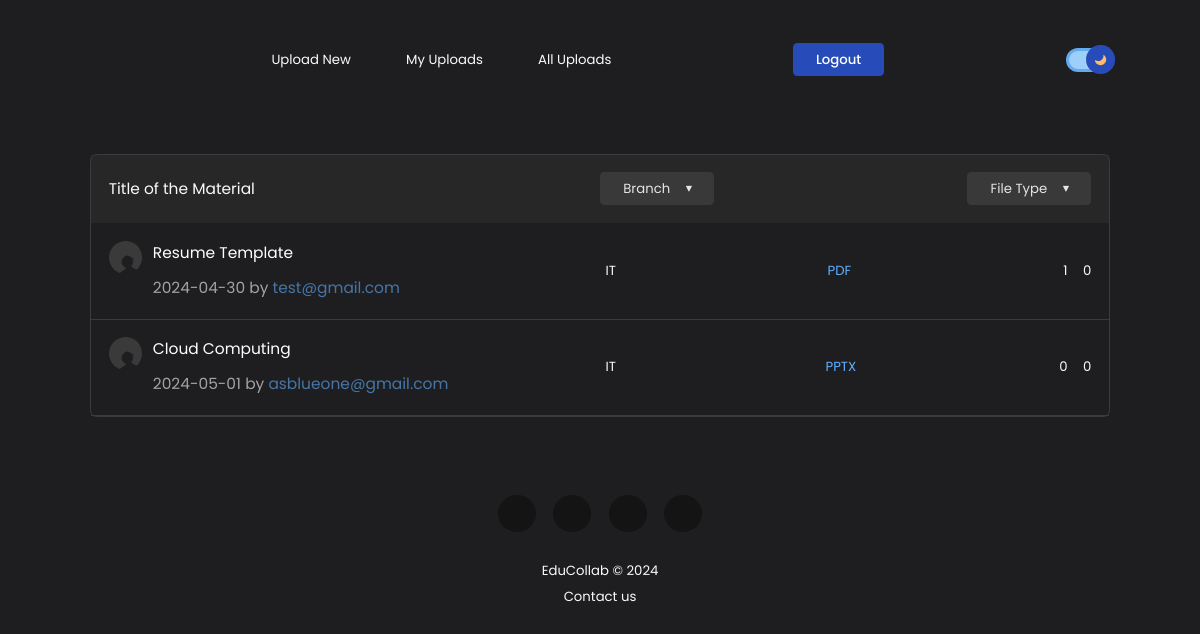
/viewall_usernotes/ (signed in), run on the app's committed database.
### myapp/models.py (models this page shows, shortened)
class Notes(models.Model):
    user = models.ForeignKey(User,on_delete=models.CASCADE)
    uploadingdate = models.CharField(max_length=30)
    branch = models.CharField(max_length=50)
    subject = models.CharField(max_length=50)
    notesfile = models.FileField(null=True)
    filetype = models.CharField(max_length=50)
    description = models.CharField(max_length=150)
    status = models.CharField(max_length=15)
    likes = models.ManyToManyField(Signup, related_name="liked", null=True, blank=True)
    dislikes = models.ManyToManyField(Signup, related_name="disliked", null=True, blank=True)

### myapp/views.py (the view)
# urls.py: path('viewall_usernotes/',viewall_usernotes,name="viewall_usernotes"),
def viewall_usernotes(request):
    if not request.user.is_authenticated:
        messages.info(request, "Please login to access all uploads")
        return redirect('login')
    notes = Notes.objects.filter(status="Accepted")
    for i in notes:
        try:
            i.profile = Signup.objects.get(user=i.user).profile_photo
            i.liked_note = i in Signup.objects.get(user=request.user).liked.all()
            i.disliked_note = i in Signup.objects.get(user=request.user).disliked.all()
            i.l_count = len(i.likes.all())
            i.dl_count = len(i.dislikes.all())
        except Exception as e:
            print(e)
            i.profile = None
    d = {'notes': notes, 'viewall': True, 'reviewed': True}
    return render(request, 'viewall_usernotes.html', d)

### myapp/templates/viewall_usernotes.html (shortened to what this page needs)
{% extends "base.html" %}
{% load static %}
{% load svg %}
{% block content %}
{% include "header.html" %}
<main>
  <div class="notes">
    <div class="notes-header">
      {% if not viewall %}
      <div class="stat">
        <a class="stat-open {% if not reviewed %}active{% endif %}" href="{% if admin_page %}{% url "admin_dashboard" 'open' %} {% else %} {% url "view_usernotes" 'open' %} {% endif %}">
          {% svg "icon-pending-bw" %}
          {{ l_pen }} Open
        </a>
        <a class="stat-reviewed {% if reviewed %}active{% endif %}" href="{% if admin_page %}{% url "admin_dashboard" 'reviewed' %} {% else %} {% url "view_usernotes" 'reviewed' %} {% endif %}">
          {% svg "icon-approved-bw" %}
          {{ l_rev }} Reviewed
        </a>
      </div>
      {% else %}
      <div>Title of the Material</div>
      {% endif %}
      <div class="filters">
        <details>
          <summary id="branch">Branch</summary>
        </details>
        <details>
          <summary id="ftype">File Type</summary>
        </details>
      </div>
    </div>
    {% for i in notes %}
    <div class="note">
      <div class="note-info">
        <a class="note-title" href="/note/{{i.id}}">{{i.subject|title}}</a>
        <div class="note-u-profile"  ></div>
        <div class="note-meta">{{i.uploadingdate}} by <a href="mailto:{{i.user.username}}">{{i.user.username}}</a></div>
      </div>
      <div class="action">
        <p class="note-dept">
          {% if i.branch == "1" %}
          CSE
          {% elif i.branch == "2" %}
          EEE
          {% elif i.branch == "3" %}
          ECE
          {% elif i.branch == "4" %}
          IT
          {% elif i.branch == "5" %}
          ME
          {% else %}
          Engg.
          {% endif %}
        </p>
        <a href="{{i.notesfile.url}}" class="note-type">{{i.filetype|upper}}</a>
        <div class="note-reaction nr {% if request.user.is_staff or request.user.is_superuser %}not-imp{% endif %}">
          <div class="like">
            <span id="like-count">{{ i.l_count }}</span>
          </div>
          <div class="dislike">
            <span id="dislike-count">{{ i.dl_count }}</span>
          </div>
        </div>
      </div>
    </div>
    {% endfor %}
  </div>
</main>
{% include "footer1.html" %}
{% endblock content %}

### data on the page
Notes: subject "Resume Template", uploadingdate "2024-04-30", user.username "test@gmail.com", branch "IT", filetype "PDF", l_count "1", dl_count "0"
Notes: subject "Cloud Computing", uploadingdate "2024-05-01", user.username "asblueone@gmail.com", branch "IT", filetype "PPTX", l_count "0", dl_count "0"
